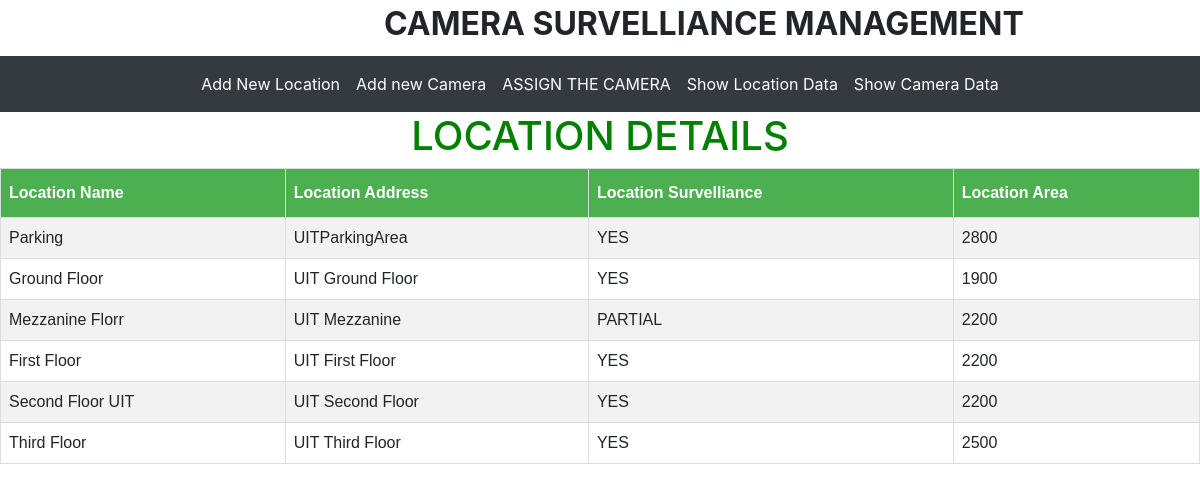
The page /showlocation on the database its author committed.
### management/models.py (models this page shows, shortened)
class Location(models.Model):
    Loc_Name=models.CharField(max_length=100)
    Loc_Address=models.CharField(max_length=100)
    Loc_Survelliance=models.CharField(max_length=10)
    Loc_Area=models.CharField(max_length=100)

### management/views.py (the view)
# urls.py: path('showlocation',views.showlocation,name='showlocation'),
def showlocation(request):
    form = Location.objects.order_by('id')
    return (render(request, 'showlocation.html', {'form': form}))

### management/templates/showlocation.html (shortened to what this page needs)
{% extends 'navbar.html' %}
{% block content %}
<h1>LOCATION DETAILS</h1>
<table id="customers">
    <tr>
        <th>Location Name</th>
        <th>Location Address</th>
        <th>Location Survelliance</th>
        <th>Location Area</th>
    </tr>
    {%for s in form%}
    <tr>
        <td>{{s.Loc_Name}}</td>
        <td>{{s.Loc_Address}}</td>
        <td>{{s.Loc_Survelliance}}</td>
        <td>{{s.Loc_Area}}</td>
    </tr>
    {%endfor%}
{% endblock %}

### management/templates/navbar.html (shortened to what this page needs)
<!DOCTYPE html>
<html lang="en">
<head>
    <link rel="stylesheet" href="https://maxcdn.bootstrapcdn.com/bootstrap/4.5.2/css/bootstrap.min.css">
</head>
<body>
<label class="ne">CAMERA SURVELLIANCE MANAGEMENT</label>
<nav class="navbar navbar-expand-sm bg-dark navbar-dark justify-content-center">
    <ul class="navbar-nav">
        <li class="nav-item active">
            <a class="nav-link" href="/addlocation">Add New Location</a>
        </li>
        <li class="nav-item active">
            <a class="nav-link" href="/addcamera">Add new Camera</a>
        </li>
        <li class="nav-item active">
            <a class="nav-link" href="/assigncamera">ASSIGN THE CAMERA</a>
        </li>
        <li class="nav-item active">
            <a class="nav-link" href="/showlocation">Show Location Data</a>
        </li>
        <li class="nav-item active">
            <a class="nav-link" href="/showcamera">Show Camera Data</a>
        </li>
    </ul>
</nav>
<div>
    {% block content %}
    {% endblock%}
</div>
</body>
</html>

### management/templates/navbar.html (style rules this page uses)
.ne { margin-left:12em;font-weight:bold;font-size:2em; }
#customers { font-family: Arial, Helvetica, sans-serif; border-collapse: collapse; width: 100%; }
#customers td, #customers th { border: 1px solid #ddd; padding: 8px; }
#customers tr:nth-child(even) { background-color: #f2f2f2; }
#customers th { padding-top: 12px; padding-bottom: 12px; text-align: left; background-color: #4CAF50; color: white; }
h1 { text-align:center;color:green }

### rows shown on the page
Location: Loc_Name "Parking", Loc_Address "UITParkingArea", Loc_Survelliance "YES", Loc_Area "2800"
Location: Loc_Name "Ground Floor", Loc_Address "UIT Ground Floor", Loc_Survelliance "YES", Loc_Area "1900"
Location: Loc_Name "Mezzanine Florr", Loc_Address "UIT Mezzanine", Loc_Survelliance "PARTIAL", Loc_Area "2200"
Location: Loc_Name "First Floor", Loc_Address "UIT First Floor", Loc_Survelliance "YES", Loc_Area "2200"
Location: Loc_Name "Second Floor UIT", Loc_Address "UIT Second Floor", Loc_Survelliance "YES", Loc_Area "2200"
Location: Loc_Name "Third Floor", Loc_Address "UIT Third Floor", Loc_Survelliance "YES", Loc_Area "2500"
